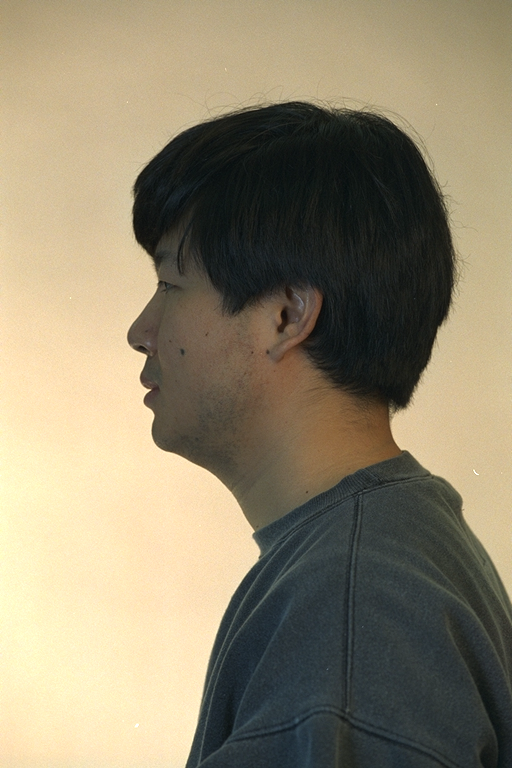
#> input picture haar cascades (viola and jones) for face detection/2.ppm, 512 x 768 px
$ python HaarCascades.py
#> lines starting #> are read from the running program, lines starting #| are printed output that depends on the picture
'''haar face detector'''

import cv2

face_cascade = cv2.CascadeClassifier(
    'haarCascades/haarcascade_frontalface_default.xml')

gray = cv2.imread('2.ppm', cv2.IMREAD_GRAYSCALE)
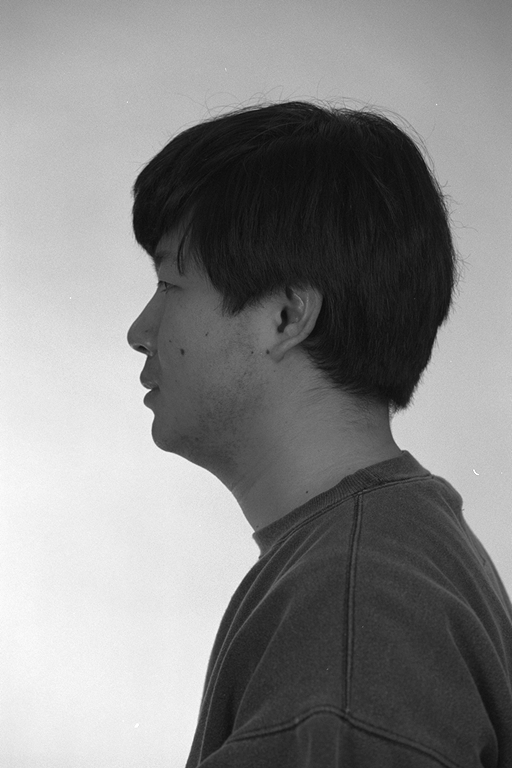
#> gray: shape (768, 512); min 10, max 255, mean 133.8


faces = face_cascade.detectMultiScale(gray, 1.1, 5)
#> faces = ()
for (x, y, w, h) in faces:
    gray = cv2.rectangle(gray, (x, y), (x+w, y+h), (255, 0, 0), 2)
#> this loop made 0 passes


cv2.imshow('img', gray)
cv2.waitKey(0)
cv2.destroyAllWindows()
